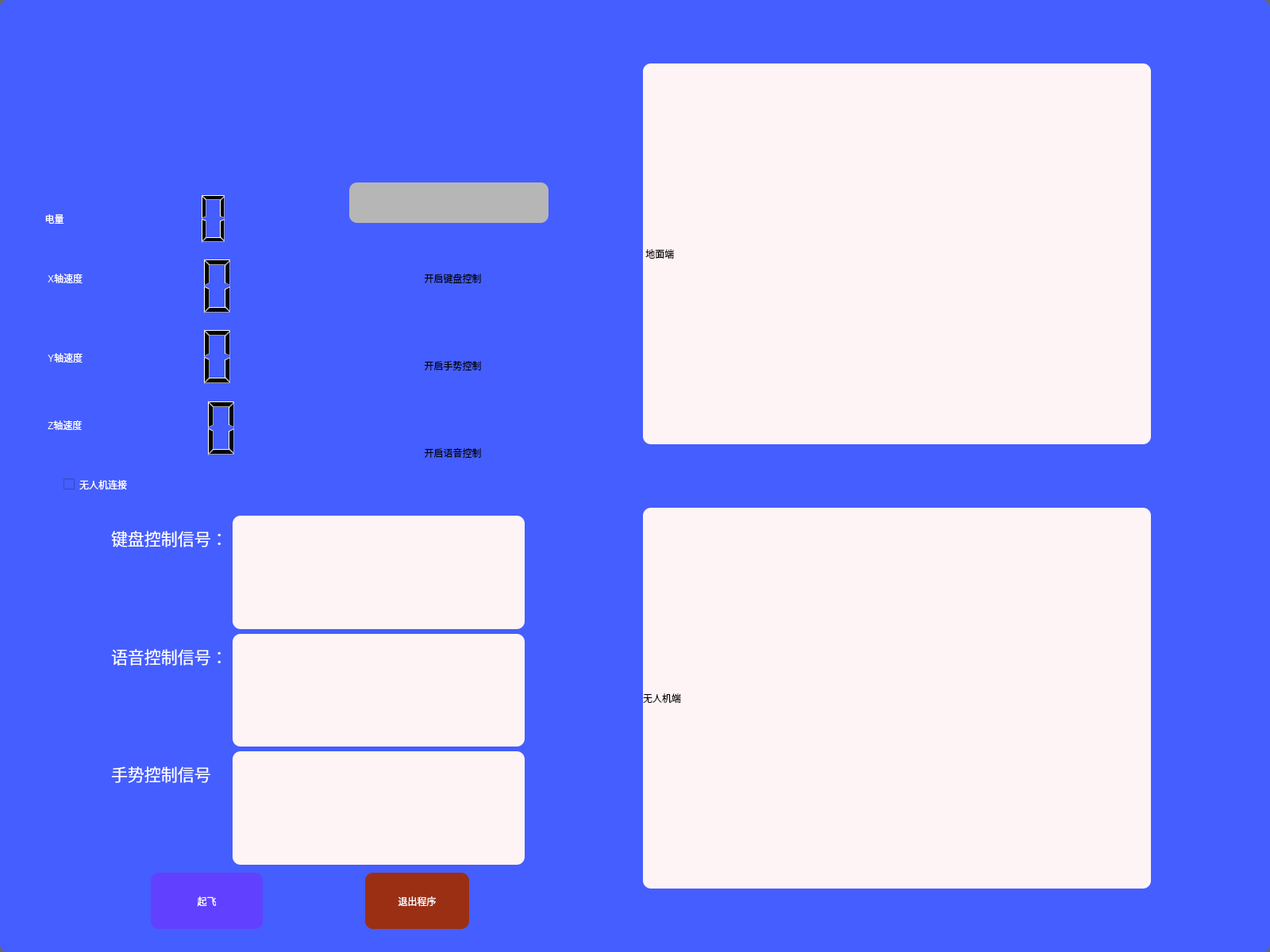
<?xml version="1.0" encoding="UTF-8"?>
<ui version="4.0">
 <class>register_2</class>
 <widget class="QMainWindow" name="register_2">
  <property name="geometry">
   <rect>
    <x>0</x>
    <y>0</y>
    <width>1600</width>
    <height>1200</height>
   </rect>
  </property>
  <property name="sizePolicy">
   <sizepolicy hsizetype="Preferred" vsizetype="Preferred">
    <horstretch>0</horstretch>
    <verstretch>0</verstretch>
   </sizepolicy>
  </property>
  <property name="minimumSize">
   <size>
    <width>1600</width>
    <height>1200</height>
   </size>
  </property>
  <property name="maximumSize">
   <size>
    <width>1600</width>
    <height>1200</height>
   </size>
  </property>
  <property name="windowTitle">
   <string>MainWindow</string>
  </property>
  <property name="styleSheet">
   <string notr="true">background-color: rgb(104, 104, 104);
border-bottom-right-radius:10px;
border-top-left-radius:10px;
border-bottom-left-radius:10px;
border-top-right-radius:10px;
color：white；</string>
  </property>
  <widget class="QWidget" name="centralwidget">
   <property name="minimumSize">
    <size>
     <width>1600</width>
     <height>1200</height>
    </size>
   </property>
   <property name="maximumSize">
    <size>
     <width>1600</width>
     <height>1200</height>
    </size>
   </property>
   <property name="styleSheet">
    <string notr="true">background-color:rgb(69, 94, 255);
border-bottom-right-radius:10px;
border-top-left-radius:10px;
border-bottom-left-radius:10px;
border-top-right-radius:10px;
color：white；</string>
   </property>
   <widget class="QPushButton" name="pushButton_8">
    <property name="geometry">
     <rect>
      <x>440</x>
      <y>520</y>
      <width>261</width>
      <height>101</height>
     </rect>
    </property>
    <property name="styleSheet">
     <string notr="true">QPushButton{
	background-color: rgb(0, 0, 0);
	color: rgb(255, 255, 255);
	border: 3px solid rgb(0,0,0);
	border-radius:10px;

	font: 16pt &quot;华文琥珀&quot;;
}

QPushButton::hover{
	color: rgb(0, 0, 0);
	background-color: rgb(255, 255, 255);}
QPushButton::pressed{
	padding-top:5px;
	padding-left:5px}

	padding-top:5px;
	padding-left:5px

</string>
    </property>
    <property name="text">
     <string>开启语音控制</string>
    </property>
   </widget>
   <widget class="QLabel" name="label_3">
    <property name="geometry">
     <rect>
      <x>60</x>
      <y>430</y>
      <width>151</width>
      <height>41</height>
     </rect>
    </property>
    <property name="styleSheet">
     <string notr="true">font: 16pt &quot;仿宋_GB2312&quot;;

color:white</string>
    </property>
    <property name="text">
     <string>Y轴速度</string>
    </property>
   </widget>
   <widget class="QLabel" name="label_7">
    <property name="geometry">
     <rect>
      <x>60</x>
      <y>510</y>
      <width>161</width>
      <height>51</height>
     </rect>
    </property>
    <property name="styleSheet">
     <string notr="true">font: 16pt &quot;仿宋_GB2312&quot;;

color:white</string>
    </property>
    <property name="text">
     <string>Z轴速度</string>
    </property>
   </widget>
   <widget class="QPushButton" name="pushButton_9">
    <property name="geometry">
     <rect>
      <x>190</x>
      <y>1100</y>
      <width>141</width>
      <height>71</height>
     </rect>
    </property>
    <property name="styleSheet">
     <string notr="true">QPushButton{
background-color:rgb(97, 65, 255);
border-top-left-radius:10px;
border-bottom-left-radius:10px;
border-top-right-radius:10px;
border-bottom-right-radius:10px;
color:white
}

QPushButton::hover{
background-color:rgb(134, 134, 134);
}

</string>
    </property>
    <property name="text">
     <string>起飞</string>
    </property>
   </widget>
   <widget class="QLabel" name="label_2">
    <property name="geometry">
     <rect>
      <x>60</x>
      <y>330</y>
      <width>161</width>
      <height>41</height>
     </rect>
    </property>
    <property name="styleSheet">
     <string notr="true">font: 16pt &quot;仿宋_GB2312&quot;;

color:white</string>
    </property>
    <property name="text">
     <string>X轴速度</string>
    </property>
   </widget>
   <widget class="QLCDNumber" name="lcdNumber_6">
    <property name="geometry">
     <rect>
      <x>50</x>
      <y>499</y>
      <width>301</width>
      <height>81</height>
     </rect>
    </property>
   </widget>
   <widget class="QPushButton" name="pushButton_10">
    <property name="geometry">
     <rect>
      <x>460</x>
      <y>1100</y>
      <width>131</width>
      <height>71</height>
     </rect>
    </property>
    <property name="styleSheet">
     <string notr="true">QPushButton{
background-color:rgb(154, 47, 20);
border-top-left-radius:10px;
border-bottom-left-radius:10px;
border-top-right-radius:10px;
border-bottom-right-radius:10px;
color:white
}

QPushButton::hover{
background-color:rgb(134, 134, 134);
}

</string>
    </property>
    <property name="text">
     <string>退出程序</string>
    </property>
   </widget>
   <widget class="QPushButton" name="pushButton_11">
    <property name="geometry">
     <rect>
      <x>440</x>
      <y>410</y>
      <width>261</width>
      <height>101</height>
     </rect>
    </property>
    <property name="styleSheet">
     <string notr="true">QPushButton{
	background-color: rgb(0, 0, 0);
	color: rgb(255, 255, 255);
	border: 3px solid rgb(0,0,0);
	border-radius:10px;

	font: 16pt &quot;华文琥珀&quot;;
}

QPushButton::hover{
	color: rgb(0, 0, 0);
	background-color: rgb(255, 255, 255);}
QPushButton::pressed{
	padding-top:5px;
	padding-left:5px}

	padding-top:5px;
	padding-left:5px

</string>
    </property>
    <property name="text">
     <string>开启手势控制</string>
    </property>
   </widget>
   <widget class="QLCDNumber" name="lcdNumber_7">
    <property name="geometry">
     <rect>
      <x>50</x>
      <y>240</y>
      <width>301</width>
      <height>71</height>
     </rect>
    </property>
    <property name="styleSheet">
     <string notr="true">boder:none</string>
    </property>
   </widget>
   <widget class="QCheckBox" name="checkBox_2">
    <property name="geometry">
     <rect>
      <x>80</x>
      <y>590</y>
      <width>251</width>
      <height>41</height>
     </rect>
    </property>
    <property name="styleSheet">
     <string notr="true">font: 16pt &quot;仿宋_GB2312&quot;;

color:white</string>
    </property>
    <property name="text">
     <string>无人机连接</string>
    </property>
   </widget>
   <widget class="QPushButton" name="pushButton_12">
    <property name="geometry">
     <rect>
      <x>440</x>
      <y>300</y>
      <width>261</width>
      <height>101</height>
     </rect>
    </property>
    <property name="styleSheet">
     <string notr="true">QPushButton{
	background-color: rgb(0, 0, 0);
	color: rgb(255, 255, 255);
	border: 3px solid rgb(0,0,0);
	border-radius:10px;

	font: 16pt &quot;华文琥珀&quot;;
}

QPushButton::hover{
	color: rgb(0, 0, 0);
	background-color: rgb(255, 255, 255);}
QPushButton::pressed{
	padding-top:5px;
	padding-left:5px}

	padding-top:5px;
	padding-left:5px

</string>
    </property>
    <property name="text">
     <string>开启键盘控制</string>
    </property>
   </widget>
   <widget class="QLCDNumber" name="lcdNumber_8">
    <property name="geometry">
     <rect>
      <x>40</x>
      <y>409</y>
      <width>311</width>
      <height>81</height>
     </rect>
    </property>
   </widget>
   <widget class="QLabel" name="label_8">
    <property name="geometry">
     <rect>
      <x>50</x>
      <y>250</y>
      <width>171</width>
      <height>51</height>
     </rect>
    </property>
    <property name="styleSheet">
     <string notr="true">font: 16pt &quot;仿宋_GB2312&quot;;

color:white</string>
    </property>
    <property name="text">
     <string>  电量</string>
    </property>
   </widget>
   <widget class="QLCDNumber" name="lcdNumber_9">
    <property name="geometry">
     <rect>
      <x>40</x>
      <y>320</y>
      <width>311</width>
      <height>81</height>
     </rect>
    </property>
   </widget>
   <widget class="QPushButton" name="pushButton_15">
    <property name="geometry">
     <rect>
      <x>325</x>
      <y>1010</y>
      <width>131</width>
      <height>51</height>
     </rect>
    </property>
    <property name="styleSheet">
     <string notr="true">QPushButton{
	background-color: rgb(0, 0, 0);
	color: rgb(255, 255, 255);
	border: 3px solid rgb(0,0,0);
	border-radius:10px
}

QPushButton::hover{
	color: rgb(0, 0, 0);
	background-color: rgb(255, 255, 255);}
QPushButton::pressed{
	padding-top:5px;
	padding-left:5px}

	padding-top:5px;
	padding-left:5px

</string>
    </property>
    <property name="text">
     <string>开启车牌识别</string>
    </property>
   </widget>
   <widget class="QPushButton" name="pushButton_13">
    <property name="geometry">
     <rect>
      <x>140</x>
      <y>1010</y>
      <width>141</width>
      <height>51</height>
     </rect>
    </property>
    <property name="styleSheet">
     <string notr="true">QPushButton{
	background-color: rgb(0, 0, 0);
	color: rgb(255, 255, 255);
	border: 3px solid rgb(0,0,0);
	border-radius:10px
}

QPushButton::hover{
	color: rgb(0, 0, 0);
	background-color: rgb(255, 255, 255);}
QPushButton::pressed{
	padding-top:5px;
	padding-left:5px}

	padding-top:5px;
	padding-left:5px

</string>
    </property>
    <property name="text">
     <string>开启行人识别</string>
    </property>
   </widget>
   <widget class="QPushButton" name="pushButton_14">
    <property name="geometry">
     <rect>
      <x>500</x>
      <y>1010</y>
      <width>141</width>
      <height>51</height>
     </rect>
    </property>
    <property name="styleSheet">
     <string notr="true">QPushButton{
	background-color: rgb(0, 0, 0);
	color: rgb(255, 255, 255);
	border: 3px solid rgb(0,0,0);
	border-radius:10px
}

QPushButton::hover{
	color: rgb(0, 0, 0);
	background-color: rgb(255, 255, 255);}
QPushButton::pressed{
	padding-top:5px;
	padding-left:5px}

	padding-top:5px;
	padding-left:5px

</string>
    </property>
    <property name="text">
     <string>开启三维重建</string>
    </property>
   </widget>
   <widget class="QTextBrowser" name="textBrowser_3">
    <property name="geometry">
     <rect>
      <x>440</x>
      <y>230</y>
      <width>251</width>
      <height>51</height>
     </rect>
    </property>
    <property name="styleSheet">
     <string notr="true">background-color: rgb(182, 182, 182);
border-top-left-radius:10px;
border-bottom-left-radius:10px;
border-top-right-radius:10px;
border-bottom-right-radius:10px;</string>
    </property>
   </widget>
   <widget class="QLabel" name="label">
    <property name="geometry">
     <rect>
      <x>810</x>
      <y>80</y>
      <width>640</width>
      <height>480</height>
     </rect>
    </property>
    <property name="styleSheet">
     <string notr="true">background-color: rgb(255, 244, 245);
border-top-left-radius:10px;
border-bottom-left-radius:10px;
border-top-right-radius:10px;
border-bottom-right-radius:10px;</string>
    </property>
    <property name="text">
     <string> 地面端</string>
    </property>
   </widget>
   <widget class="QLabel" name="label_4">
    <property name="geometry">
     <rect>
      <x>810</x>
      <y>640</y>
      <width>640</width>
      <height>480</height>
     </rect>
    </property>
    <property name="styleSheet">
     <string notr="true">background-color: rgb(255, 244, 245);
border-top-left-radius:10px;
border-bottom-left-radius:10px;
border-top-right-radius:10px;
border-bottom-right-radius:10px;</string>
    </property>
    <property name="text">
     <string>无人机端</string>
    </property>
   </widget>
   <widget class="QWidget" name="layoutWidget">
    <property name="geometry">
     <rect>
      <x>140</x>
      <y>650</y>
      <width>521</width>
      <height>440</height>
     </rect>
    </property>
    <layout class="QFormLayout" name="formLayout">
     <item row="0" column="0">
      <widget class="QLabel" name="label_11">
       <property name="font">
        <font>
         <family>仿宋_GB2312</family>
         <pointsize>16</pointsize>
         <weight>50</weight>
         <italic>false</italic>
         <bold>false</bold>
        </font>
       </property>
       <property name="styleSheet">
        <string notr="true">font: 16pt &quot;仿宋_GB2312&quot;;

color:white</string>
       </property>
       <property name="text">
        <string>键盘控制信号：</string>
       </property>
      </widget>
     </item>
     <item row="1" column="0">
      <widget class="QLabel" name="label_12">
       <property name="font">
        <font>
         <family>仿宋_GB2312</family>
         <pointsize>16</pointsize>
         <weight>50</weight>
         <italic>false</italic>
         <bold>false</bold>
        </font>
       </property>
       <property name="styleSheet">
        <string notr="true">font: 16pt &quot;仿宋_GB2312&quot;;

color:white</string>
       </property>
       <property name="text">
        <string>语音控制信号：</string>
       </property>
      </widget>
     </item>
     <item row="1" column="1">
      <widget class="QTextBrowser" name="textBrowser_2">
       <property name="styleSheet">
        <string notr="true">background-color: rgb(255, 244, 245);
border-top-left-radius:10px;
border-bottom-left-radius:10px;
border-top-right-radius:10px;
border-bottom-right-radius:10px;</string>
       </property>
      </widget>
     </item>
     <item row="2" column="0">
      <widget class="QLabel" name="label_13">
       <property name="font">
        <font>
         <family>仿宋_GB2312</family>
         <pointsize>16</pointsize>
         <weight>50</weight>
         <italic>false</italic>
         <bold>false</bold>
        </font>
       </property>
       <property name="styleSheet">
        <string notr="true">font: 16pt &quot;仿宋_GB2312&quot;;

color:white</string>
       </property>
       <property name="text">
        <string>手势控制信号</string>
       </property>
      </widget>
     </item>
     <item row="2" column="1">
      <widget class="QTextBrowser" name="textBrowser_4">
       <property name="styleSheet">
        <string notr="true">background-color: rgb(255, 244, 245);
border-top-left-radius:10px;
border-bottom-left-radius:10px;
border-top-right-radius:10px;
border-bottom-right-radius:10px;</string>
       </property>
       <property name="html">
        <string>&lt;!DOCTYPE HTML PUBLIC &quot;-//W3C//DTD HTML 4.0//EN&quot; &quot;http://www.w3.org/TR/REC-html40/strict.dtd&quot;&gt;
&lt;html&gt;&lt;head&gt;&lt;meta name=&quot;qrichtext&quot; content=&quot;1&quot; /&gt;&lt;style type=&quot;text/css&quot;&gt;
p, li { white-space: pre-wrap; }
&lt;/style&gt;&lt;/head&gt;&lt;body style=&quot; font-family:'SimSun'; font-size:9pt; font-weight:400; font-style:normal;&quot;&gt;
&lt;p style=&quot;-qt-paragraph-type:empty; margin-top:0px; margin-bottom:0px; margin-left:0px; margin-right:0px; -qt-block-indent:0; text-indent:0px;&quot;&gt;&lt;br /&gt;&lt;/p&gt;&lt;/body&gt;&lt;/html&gt;</string>
       </property>
      </widget>
     </item>
     <item row="0" column="1">
      <widget class="QTextBrowser" name="textBrowser">
       <property name="styleSheet">
        <string notr="true">background-color: rgb(255, 244, 245);
border-top-left-radius:10px;
border-bottom-left-radius:10px;
border-top-right-radius:10px;
border-bottom-right-radius:10px;</string>
       </property>
      </widget>
     </item>
    </layout>
   </widget>
   <widget class="QLabel" name="label_5">
    <property name="geometry">
     <rect>
      <x>0</x>
      <y>0</y>
      <width>1600</width>
      <height>1200</height>
     </rect>
    </property>
    <property name="minimumSize">
     <size>
      <width>1600</width>
      <height>1200</height>
     </size>
    </property>
    <property name="maximumSize">
     <size>
      <width>1600</width>
      <height>1200</height>
     </size>
    </property>
    <property name="styleSheet">
     <string notr="true">background-image: url(:/media/1.jpg);</string>
    </property>
    <property name="text">
     <string/>
    </property>
   </widget>
   <zorder>label_5</zorder>
   <zorder>pushButton_15</zorder>
   <zorder>pushButton_13</zorder>
   <zorder>pushButton_14</zorder>
   <zorder>lcdNumber_9</zorder>
   <zorder>lcdNumber_6</zorder>
   <zorder>lcdNumber_8</zorder>
   <zorder>pushButton_8</zorder>
   <zorder>pushButton_9</zorder>
   <zorder>pushButton_10</zorder>
   <zorder>pushButton_11</zorder>
   <zorder>lcdNumber_7</zorder>
   <zorder>checkBox_2</zorder>
   <zorder>pushButton_12</zorder>
   <zorder>label_8</zorder>
   <zorder>layoutWidget</zorder>
   <zorder>textBrowser_3</zorder>
   <zorder>label</zorder>
   <zorder>label_4</zorder>
   <zorder>label_2</zorder>
   <zorder>label_3</zorder>
   <zorder>label_7</zorder>
  </widget>
 </widget>
 <resources>
  <include location="pictures.qrc"/>
 </resources>
 <connections/>
</ui>
